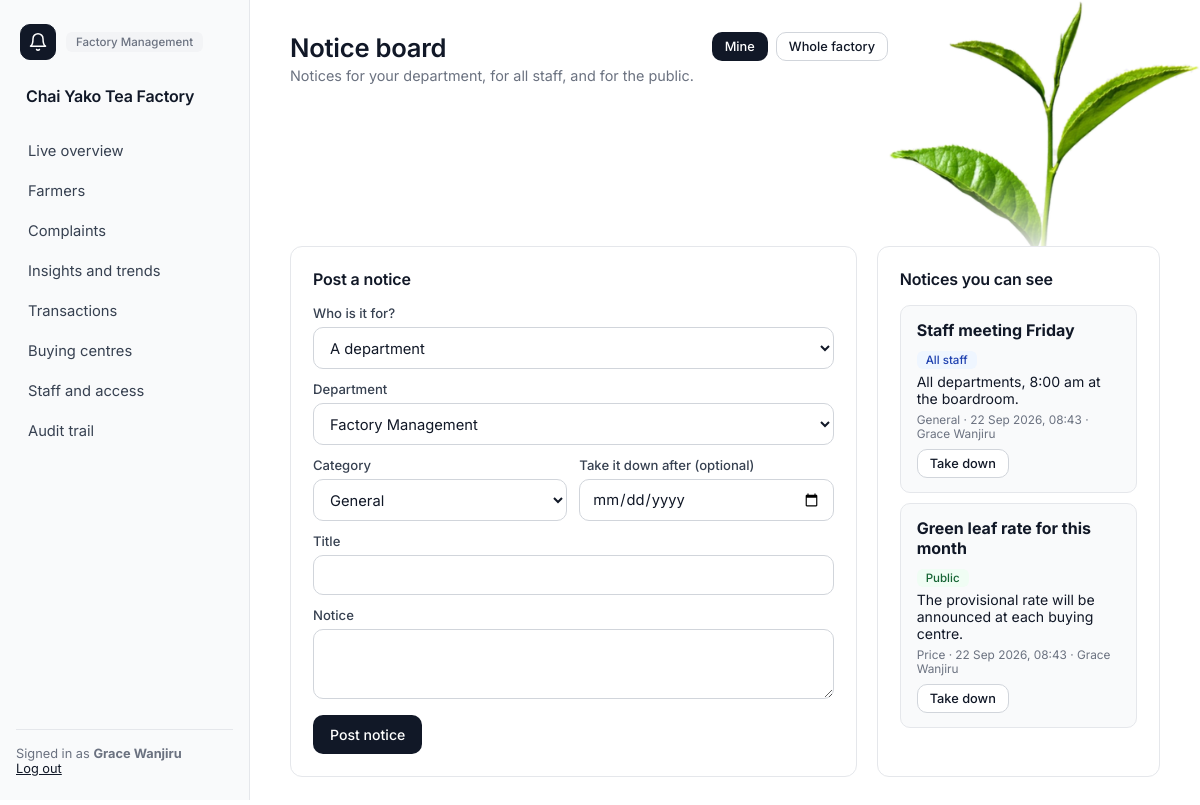
The page /notices/ (signed in) on the database its author committed.
### app/models.py (models this page shows)
class Department(db.Model):
    __tablename__ = "departments"
    id = db.Column(db.Integer, primary_key=True)
    name = db.Column(db.String(100), unique=True, nullable=False)
    description = db.Column(db.String(255))
    status = db.Column(db.String(20), nullable=False, default="ACTIVE")
    created_at = db.Column(db.DateTime, nullable=False, default=utcnow)
    updated_at = db.Column(db.DateTime, nullable=False, default=utcnow, onupdate=utcnow)
    employees = db.relationship("Employee", back_populates="department")

class Employee(db.Model):
    __tablename__ = "employees"
    id = db.Column(db.Integer, primary_key=True)
    employee_number = db.Column(db.String(30), unique=True, nullable=False)
    first_name = db.Column(db.String(80), nullable=False)
    last_name = db.Column(db.String(80), nullable=False)
    phone = db.Column(db.String(30))
    email = db.Column(db.String(120))
    department_id = db.Column(db.Integer, db.ForeignKey("departments.id"), nullable=False, index=True)
    status = db.Column(db.String(20), nullable=False, default="ACTIVE")
    created_at = db.Column(db.DateTime, nullable=False, default=utcnow)
    updated_at = db.Column(db.DateTime, nullable=False, default=utcnow, onupdate=utcnow)
    department = db.relationship("Department", back_populates="employees")
    roles = db.relationship("Role", secondary=employee_roles, back_populates="employees")
    user = db.relationship("User", back_populates="employee", uselist=False)
    @property
    def full_name(self):
        return f"{self.first_name} {self.last_name}"

class Notice(db.Model):
    __tablename__ = "notices"
    id = db.Column(db.Integer, primary_key=True)
    audience = db.Column(db.String(12), nullable=False, default="PUBLIC")
    department_id = db.Column(db.Integer, db.ForeignKey("departments.id"))
    buying_centre_id = db.Column(db.Integer, db.ForeignKey("buying_centres.id"))
    category = db.Column(db.String(20), nullable=False, default="general")
    title = db.Column(db.String(160), nullable=False)
    content = db.Column(db.Text, nullable=False)
    posted_by_id = db.Column(db.Integer, db.ForeignKey("employees.id"), nullable=False)
    is_active = db.Column(db.Boolean, nullable=False, default=True)
    expires_at = db.Column(db.DateTime)
    created_at = db.Column(db.DateTime, nullable=False, default=utcnow)
    department = db.relationship("Department")
    buying_centre = db.relationship("BuyingCentre")
    posted_by = db.relationship("Employee")
    __table_args__ = (
        db.CheckConstraint("audience IN ('PUBLIC','STAFF','DEPARTMENT')", name="ck_notice_audience"),
        db.CheckConstraint("audience <> 'DEPARTMENT' OR department_id IS NOT NULL", name="ck_notice_department"),
        db.Index("ix_notice_audience_created", "audience", "created_at"),
    )

### app/notices.py (the view)
@notices_bp.route("/")
@login_required
def board():
    can_post = has_permission(current_user, "POST_NOTICE")
    can_publish = has_permission(current_user, "PUBLISH_NOTICE")
    show_all = can_publish and request.args.get("all") == "1"
    if can_publish:
        departments = Department.query.order_by(Department.name).all()
    elif can_post:
        departments = [current_user.employee.department]
    else:
        departments = []
    return render_template(
        "notices/board.html",
        notices=all_live_notices() if show_all else visible_notices(current_user),
        show_all=show_all, can_post=can_post, can_publish=can_publish,
        departments=departments, centres=active_centres(), categories=rules.NOTICE_CATEGORIES,
    )

### app/analytics.py (called while the page is built)
def active_centres():
    return BuyingCentre.query.filter_by(status="ACTIVE").order_by(BuyingCentre.name).all()

### app/models.py (called while the page is built)
    @property
    def is_active(self):
        return self.status == "ACTIVE" and self.employee.status == "ACTIVE"

    @property
    def full_name(self):
        return self.employee.full_name

    @property
    def department(self):
        return self.employee.department

### app/navigation.py (called while the page is built)
def home_endpoint(user):
    for permission, endpoint in _HOME:
        if has_permission(user, permission):
            return endpoint
    return "notices.board"          # an account with no working role still gets somewhere

def nav_items(user):
    allowed = [(endpoint, label) for endpoint, label, rule in _NAV
               if rule(lambda name: has_permission(user, name))]
    home = home_endpoint(user)
    allowed.sort(key=lambda item: item[0] != home)      # stable: only the home item moves up
    return allowed

def home_url(user):
    return url_for(home_endpoint(user))

### app/permissions.py (called while the page is built)
def role_permission_names(user):
    cache = g.setdefault("_role_permissions", {})
    if user.id not in cache:
        cache[user.id] = {
            permission.name
            for role in user.employee.roles if role.status == "ACTIVE"
            for permission in role.permissions
        }
    return cache[user.id]

def active_delegations(user):
    cache = g.setdefault("_active_delegations", {})
    if user.id not in cache:
        now = utcnow()
        rows = Delegation.query.filter_by(delegate_employee_id=user.employee_id, status="ACTIVE").all()
        cache[user.id] = [
            d for d in rows
            if delegation_is_active(d.status, d.start_at, d.expires_at, d.withdrawn_at, now)
        ]
    return cache[user.id]

def permission_source(user, name):
    if user is None or not getattr(user, "is_authenticated", False):
        return None
    if name in role_permission_names(user):
        return ("role", None)
    for delegation in active_delegations(user):
        if delegation.permission.name == name:
            return ("delegation", delegation.id)
    return None

def has_permission(user, name):
    return permission_source(user, name) is not None

### app/services.py (called while the page is built)
def _live_notices():
    return Notice.query.filter(
        Notice.is_active.is_(True),
        or_(Notice.expires_at.is_(None), Notice.expires_at > utcnow()),
    )

### app/timeutil.py (called while the page is built)
def utcnow():
    return datetime.now(timezone.utc).replace(tzinfo=None)

def to_eat(moment):
    return moment + EAT_OFFSET if moment else None

### app/templates/notices/board.html (shortened to what this page needs)
{% extends "layout/base.html" %}
{% block content %}
<div class="topbar">
  <div class="greeting"><h1>Notice board</h1><p>Notices for your department, for all staff, and for the public.</p></div>
  {% if can_publish %}
  <div class="row">
    <a class="btn btn-sm {{ 'btn-outline' if show_all else 'btn-primary' }}" href="{{ url_for('notices.board') }}">Mine</a>
    <a class="btn btn-sm {{ 'btn-primary' if show_all else 'btn-outline' }}" href="{{ url_for('notices.board', all=1) }}">Whole factory</a>
  </div>
  {% endif %}
</div>
<div class="grid-2">
  {% if can_post or can_publish %}
  <div class="card">
    <div class="card-header"><h3>Post a notice</h3></div>
    <form method="POST" action="{{ url_for('notices.create') }}" class="stack">
      <div>
        <label>Who is it for?</label>
        <select name="audience" id="audience" required>
          {% if can_post or can_publish %}<option value="DEPARTMENT">A department</option>{% endif %}
        </select>
      </div>
      <div id="dept-field">
        <label>Department</label>
        <select name="department_id">
          {% for d in departments %}<option value="{{ d.id }}" {% if d.id == current_user.employee.department_id %}selected{% endif %}>{{ d.name }}</option>{% endfor %}
        </select>
      </div>
      <div class="form-grid">
        <div>
          <label>Category</label>
          <select name="category">
            {% for c in categories %}<option value="{{ c }}">{{ c|capitalize }}</option>{% endfor %}
          </select>
        </div>
        <div><label>Take it down after (optional)</label><input type="date" name="expires_on"></div>
      </div>
      <div><label>Title</label><input type="text" name="title" maxlength="160" required></div>
      <div><label>Notice</label><textarea name="content" required></textarea></div>
      <button class="btn btn-primary" type="submit" style="align-self:flex-start;">Post notice</button>
    </form>
  </div>
  {% endif %}
  <div class="card" {% if not (can_post or can_publish) %}style="grid-column: 1 / -1;"{% endif %}>
    <div class="card-header"><h3>{{ 'Every live notice' if show_all else 'Notices you can see' }}</h3></div>
    {% if notices %}
      {% for n in notices %}
      <div class="note-card">
        <div class="row" style="justify-content:space-between;">
          <strong>{{ n.title }}</strong>
          <span>
            {% if n.audience == 'DEPARTMENT' %}<span class="tag tag-dept">{{ n.department.name }}</span>
            {% elif n.audience == 'STAFF' %}<span class="tag tag-staff">All staff</span>
            {% else %}<span class="tag tag-public">Public{% if n.buying_centre %} · {{ n.buying_centre.name }}{% endif %}</span>{% endif %}
          </span>
        </div>
        <p style="font-size:0.88rem; margin-top:4px;">{{ n.content }}</p>
        <div class="note-date">
          {{ n.category|capitalize }} · {{ n.created_at|eat }} · {{ n.posted_by.full_name }}{% if n.expires_at %} · until {{ n.expires_at|eat('%d %b') }}{% endif %}
        </div>
        {% if n.posted_by_id == current_user.employee_id or can_publish %}
        <form method="POST" action="{{ url_for('notices.remove', notice_id=n.id) }}" style="margin-top:8px;">
          <button class="btn btn-sm btn-outline" type="submit">Take down</button>
        </form>
        {% endif %}
      </div>
      {% endfor %}
    {% else %}
      <p class="empty-state">No notices right now.</p>
    {% endif %}
  </div>
</div>
{% endblock %}

### app/templates/layout/base.html (shortened to what this page needs)
<!DOCTYPE html>
<html lang="en">
<head>
<link rel="stylesheet" href="{{ url_for('static', filename='css/style.css') }}">
</head>
<body>
<div class="app-shell">
  <img class="leaf-corner" src="{{ url_for('static', filename='img/tea-leaf.png') }}" alt="" aria-hidden="true">
  <aside class="sidebar factory" id="sidebar">
    <div class="sidebar-top">
      <a href="{{ url_for('notices.board') }}" class="bell {% if request.endpoint and request.endpoint.startswith('notices.') %}active{% endif %}" aria-label="Notices" title="Notices"><svg viewBox="0 0 24 24" fill="none" stroke="currentColor" stroke-width="1.8" stroke-linecap="round" stroke-linejoin="round" aria-hidden="true"><path d="M18 8A6 6 0 0 0 6 8c0 7-3 9-3 9h18s-3-2-3-9"/><path d="M13.7 21a2 2 0 0 1-3.4 0"/></svg></a>
      <span class="role-badge">{{ current_user.department.name }}</span>
    </div>
    <div class="brand">{{ factory_name }}</div>
    <nav class="sidebar-links">
      {% for endpoint, label in nav_items %}
        <a href="{{ url_for(endpoint) }}" class="nav-link {% if request.endpoint and request.endpoint.startswith(endpoint) %}active{% endif %}">{{ label }}</a>
      {% endfor %}
    </nav>
    <div class="sidebar-footer">
      Signed in as <strong>{{ current_user.full_name }}</strong><br>
      <a href="{{ url_for('auth.logout') }}">Log out</a>
    </div>
  </aside>
  <main class="main-area">
    {% block content %}{% endblock %}
  </main>
</div>
</body>
</html>

### rows shown on the page
Department: department.name "Factory Management"
Employee: full_name "Grace Wanjiru", department_id "Factory Management"
Notice: title "Staff meeting Friday", audience "All staff", content "All departments, 8:00 am at the boardroom.", category "General", created_at|eat "22 Sep 2026, 08:43", posted_by.full_name "Grace Wanjiru"
Notice: title "Green leaf rate for this month", audience "Public", content "The provisional rate will be announced at each buying centre.", category "Price", created_at|eat "22 Sep 2026, 08:43", posted_by.full_name "Grace Wanjiru"

### other values the page prints
{{ factory_name }} "Chai Yako Tea Factory"
{{ label }} "Live overview" "Farmers" "Complaints" "Insights and trends" "Transactions" "Buying centres" "Staff and access" "Audit trail"
{{ 'Every live notice' if show_all else 'Notices you can see' }} "Notices you can see"
form field category "General"
